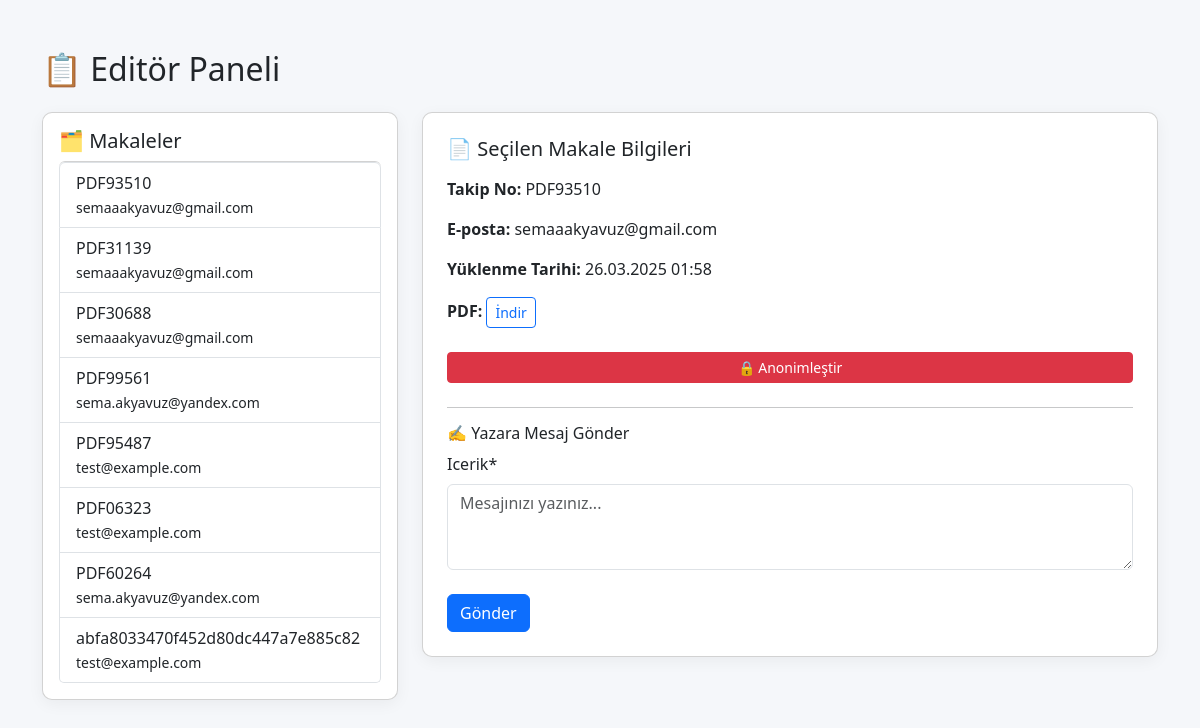
Screenshot of /editor/?makale_id=8 with the database file from the repository.
### makale/models.py (models this page shows, shortened)
class Makale(models.Model):
    takip_numarasi = models.CharField(max_length=10, unique=True, editable=False, default=benzersiz_takip_no_uret)
    email = models.EmailField()
    ad_soyad = models.CharField(max_length=100, blank=True, null=True)
    kurum = models.CharField(max_length=150, blank=True, null=True)
    pdf = models.FileField(upload_to='makaleler/')
    anonim_pdf = models.FileField(upload_to='anonim/', blank=True, null=True)
    degerlendirme_pdf = models.FileField(upload_to='degerlendirmeler/', blank=True, null=True)
    yukleme_tarihi = models.DateTimeField(auto_now_add=True)
    guncellendi = models.BooleanField(default=False)

### makale/views.py (the view)
# urls.py: path('editor/', views.editore_panel, name='editore_panel'),
def editore_panel(request):
    makaleler = Makale.objects.all().order_by('-yukleme_tarihi')
    secili_makale = None
    form = None
    mesajlar = None
    gonderildi = False
    hakem_form = None
    hakem_degerlendirmeleri = []
    if request.method == 'POST':
        makale_id = request.POST.get('makale_id')
        secili_makale = Makale.objects.get(id=makale_id)
        if 'append_evaluation' in request.POST:
            degerlendirme = HakemDegerlendirme.objects.get(id=request.POST.get('degerlendirme_id'))
            output_filename = f"{secili_makale.takip_numarasi}_degerlendirilmis.pdf"
            output_path = os.path.join(settings.MEDIA_ROOT, "degerlendirmeler", output_filename)
            os.makedirs(os.path.dirname(output_path), exist_ok=True)
            evaluation_text = f"Hakem Değerlendirmesi: {degerlendirme.yorum}"
            append_text_to_pdf(secili_makale.pdf.path, output_path, evaluation_text)
            secili_makale.degerlendirme_pdf = os.path.join("degerlendirmeler", output_filename)
            secili_makale.save()
            messages.success(request, "Değerlendirme başarıyla PDF'e eklendi.")
        elif 'hakeme_yolla' in request.POST:
            existing_assignment = HakemeYollamaKaydi.objects.filter(makale=secili_makale).first()
            if existing_assignment:
                messages.error(request, f"❌ Bu makale zaten {existing_assignment.hakem.isim} isimli hakeme atanmış.")
                hakem_form = None
            else:
                hakem_form = HakemeYollaForm(request.POST)
                if hakem_form.is_valid():
                    try:
                        kayit = hakem_form.save(commit=False)
                        kayit.makale = secili_makale
                        kayit.save()
                        messages.success(request, f"✅ Makale başarıyla {kayit.hakem.isim} isimli hakeme yönlendirildi.")
                        hakem_form = None
                    except Exception as e:
                        messages.error(request, "❌ Bu makale zaten bir hakeme atanmış.")
        else:
            form = MesajForm(request.POST)
            mesajlar = Mesaj.objects.filter(makale=secili_makale).order_by('-tarih')
            if form.is_valid():
                mesaj = form.save(commit=False)
                mesaj.makale = secili_makale
                mesaj.save()
                gonderildi = True
                form = MesajForm()
    elif request.GET.get('makale_id'):
        makale_id = request.GET.get('makale_id')
        secili_makale = Makale.objects.get(id=makale_id)
        form = MesajForm()
        mesajlar = Mesaj.objects.filter(makale=secili_makale).order_by('-tarih')
        hakem_degerlendirmeleri = HakemDegerlendirme.objects.filter(makale=secili_makale)
        if not HakemeYollamaKaydi.objects.filter(makale=secili_makale).exists():
            hakem_form = HakemeYollaForm()
        else:
            existing_assignment = HakemeYollamaKaydi.objects.get(makale=secili_makale)
            messages.info(request, f"ℹ️ Bu makale {existing_assignment.hakem.isim} isimli hakeme atanmış.")
    return render(request, 'makale/editore_panel.html', {
        'makaleler': makaleler,
        'form': form,
        'secili_makale': secili_makale,
        'mesajlar': mesajlar,
        'gonderildi': gonderildi,
        'hakem_form': hakem_form,
        'hakem_degerlendirmeleri': hakem_degerlendirmeleri
    })

### makale/forms.py
class MesajForm(forms.ModelForm):
    class Meta:
        model = Mesaj
        fields = ['icerik']
        widgets = {
            'icerik': forms.Textarea(attrs={'rows': 3, 'placeholder': 'Mesajınızı yazınız...'})
        }

class HakemeYollaForm(forms.ModelForm):
    class Meta:
        model = HakemeYollamaKaydi
        fields = ['hakem']
        labels = {
            'hakem': 'Hakem Seçin'
        }

### makale/templates/makale/editore_panel.html (shortened to what this page needs)
{% load crispy_forms_tags %}
<!DOCTYPE html>
<html lang="tr">
<head>
    <link href="https://cdn.jsdelivr.net/npm/bootstrap@5.3.0/dist/css/bootstrap.min.css" rel="stylesheet">
</head>
<body>
<div class="container">
    <h2 class="mb-4">📋 Editör Paneli</h2>
    <div class="row">
        <div class="col-md-4">
            <div class="card p-3">
                <h5>🗂 Makaleler</h5>
                <div class="list-group">
                    {% for makale in makaleler %}
                        <a href="?makale_id={{ makale.id }}" class="list-group-item list-group-item-action">
                            {{ makale.takip_numarasi }}<br>
                            <small>{{ makale.email }}</small>
                        </a>
                    {% empty %}
                        <p class="text-muted">Henüz yüklenen makale yok.</p>
                    {% endfor %}
                </div>
            </div>
        </div>
        <div class="col-md-8">
            {% if secili_makale %}
            <div class="card p-4">
                <h5 class="mb-3">📄 Seçilen Makale Bilgileri</h5>
                <p><strong>Takip No:</strong> {{ secili_makale.takip_numarasi }}</p>
                <p><strong>E-posta:</strong> {{ secili_makale.email }}</p>
                <p><strong>Yüklenme Tarihi:</strong> {{ secili_makale.yukleme_tarihi|date:"d.m.Y H:i" }}</p>
                <p><strong>PDF:</strong> <a href="{{ secili_makale.pdf.url }}" target="_blank" class="btn btn-outline-primary btn-sm">İndir</a></p>
                <a href="{% url 'anonimlestir' secili_makale.id %}" class="btn btn-danger btn-sm my-2">🔒 Anonimleştir</a>
                <hr>
                <h6>✍️ Yazara Mesaj Gönder</h6>
                <form method="POST">
                    {{ form|crispy }}
                    <button class="btn btn-primary mt-2">Gönder</button>
                </form>
            </div>
            {% else %}
            <div class="card p-4">
                <p class="text-muted">Soldan bir makale seçerek detaylara ulaşabilir ve işlem yapabilirsiniz.</p>
            </div>
            {% endif %}
        </div>
    </div>
</div>
</body>
</html>

### makale/templates/makale/editore_panel.html (style rules this page uses)
body { background-color: #f5f7fa; }
.container { margin-top: 50px; }
.card { box-shadow: 0px 4px 16px rgba(0,0,0,0.05); border-radius: 10px; }

### rows the page displays
Makale: takip_numarasi "PDF93510", email "semaaakyavuz@gmail.com", yukleme_tarihi "26.03.2025 01:58"
Makale: takip_numarasi "PDF31139", email "semaaakyavuz@gmail.com"
Makale: takip_numarasi "PDF30688", email "semaaakyavuz@gmail.com"
Makale: takip_numarasi "PDF99561", email "sema.akyavuz@yandex.com"
Makale: takip_numarasi "PDF95487", email "test@example.com"
Makale: takip_numarasi "PDF06323", email "test@example.com"
Makale: takip_numarasi "PDF60264", email "sema.akyavuz@yandex.com"
Makale: takip_numarasi "abfa8033470f452d80dc447a7e885c82", email "test@example.com"
